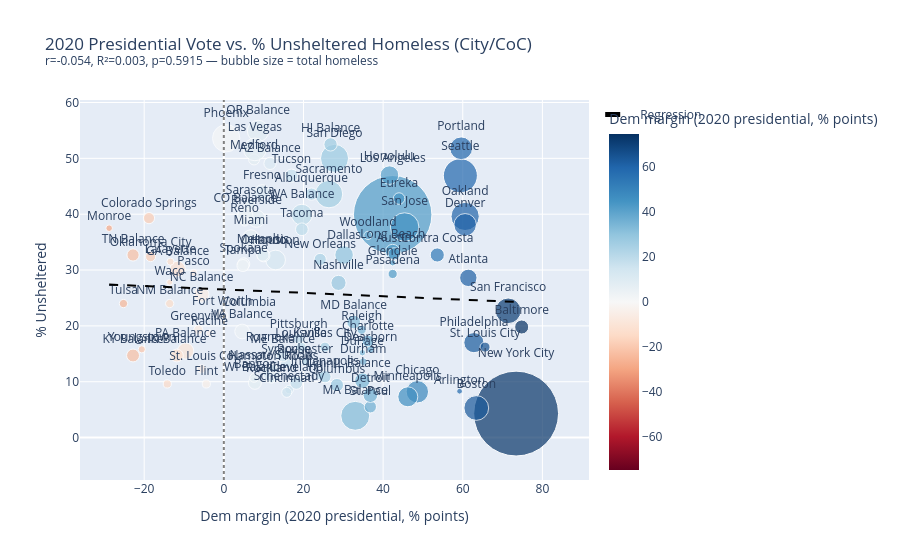

The code cell stored with this chart in its notebook:
### Code cell
# Political lean vs. unsheltered % at city level
slope2, intercept2, r2v, p2, se2 = stats.linregress(df_pol['dem_pres_margin_2020'], df_pol['unsheltered_pct'])
r2_2 = r2v ** 2
print(f'2020 Dem margin vs unsheltered %: r={r2v:.3f}, R²={r2_2:.3f}, p={p2:.4f}')

x_range2 = [df_pol['dem_pres_margin_2020'].min(), df_pol['dem_pres_margin_2020'].max()]
y_range2 = [slope2 * x + intercept2 for x in x_range2]

fig_pol2 = px.scatter(
    df_pol, x='dem_pres_margin_2020', y='unsheltered_pct',
    text='city_name',
    color='dem_pres_margin_2020',
    color_continuous_scale='RdBu',
    color_continuous_midpoint=0,
    size='total_homeless',
    hover_name='coc_name',
    title=f'2020 Presidential Vote vs. % Unsheltered Homeless (City/CoC)<br>'
          f'<sup>r={r2v:.3f}, R²={r2_2:.3f}, p={p2:.4f} — bubble size = total homeless</sup>',
    labels={'dem_pres_margin_2020': 'Dem margin (2020 presidential, % points)', 'unsheltered_pct': '% Unsheltered'},
    size_max=60,
)
fig_pol2.add_trace(go.Scatter(x=x_range2, y=y_range2, mode='lines', name='Regression',
    line=dict(color='black', dash='dash')))
fig_pol2.update_traces(textposition='top center', selector=dict(mode='markers+text'))
fig_pol2.add_vline(x=0, line_dash='dot', line_color='grey')
fig_pol2.show()

### Figure 1 — Plotly figure (JSON) as saved in the notebook; plotly's stock layout.template omitted (floating-point values rounded to 4 significant figures)
{"data": [{"hovertemplate": "<b>%{hovertext}</b><br><br>Dem margin (2020 presidential, % points)=%{marker.color}<br>% Unsheltered=%{y}<br>total_homeless=%{marker.size}<br>city_name=%{text}<extra></extra>", "hovertext": ["Los Angeles City & County CoC", "San Diego City & County CoC", "Sacramento City & County CoC", "Oakland, Berkeley/Alameda County CoC", "San Francisco CoC", "Fresno City & County CoC", "Pasadena CoC", "Humboldt County CoC", "Contra Costa County CoC", "Yolo County CoC", "Long Beach CoC", "Glendale CoC", "San Jose/Santa Clara City & County CoC", "Riverside City & County CoC", "New York City CoC", "Syracuse, Auburn/Onondaga, Oswego Counties CoC", "Nassau, Suffolk Counties CoC", "Rockland County CoC", "Schenectady City & County CoC", "Seattle/King County CoC", "Washington Balance of State CoC", "Spokane City & County CoC", "Tacoma/Lakewood/Pierce County CoC", "Portland/Multnomah County CoC", "Oregon Balance of State CoC", "Medford/Ashland/Jackson County CoC", "Houston/Harris County CoC", "Dallas City & County CoC", "Fort Worth/Arlington/Tarrant County CoC", "Austin/Travis County CoC", "Waco/McLennan County CoC", "Sarasota/Bradenton/Manatee, Sarasota Counties CoC", "Tampa/Hillsborough County CoC", "Orlando/Orange, Osceola, Seminole Counties CoC", "Pasco County CoC", "Miami/Dade County CoC", "Metropolitan Denver CoC", "Colorado Balance of State CoC", "Colorado Springs/El Paso County CoC", "Boston CoC", "Massachusetts Balance of State CoC", "Lynn CoC", "Phoenix/Mesa/Maricopa County CoC", "Arizona Balance of State CoC", "Tucson/Pima County CoC", "Chicago CoC", "Illinois Balance of State CoC", "DuPage County CoC", "Minneapolis/Hennepin County CoC", "Saint Paul/Ramsey County CoC", "Rochester/Southeast Minnesota CoC", "Philadelphia CoC", "Pittsburgh/Allegheny County CoC", "Pennsylvania Balance of State CoC", "Atlanta CoC", "Georgia Balance of State CoC", "Las Vegas/Clark County CoC", "Reno/Sparks/Washoe County CoC", "Detroit CoC", "Dearborn/Dearborn Heights/Westland/Wayne County CoC", "Flint/Genesee County CoC", "Cincinnati/Hamilton County CoC", "Toledo/Lucas County CoC", "Columbus/Franklin County CoC", "Youngstown/Mahoning County CoC", "Cleveland/Cuyahoga County CoC", "Baltimore CoC", "Maryland Balance of State CoC", "Roanoke City & County/Salem CoC", "Newport News/Hampton/Virginia Beach CoC", "Arlington County CoC", "Virginia Balance of State CoC", "Raleigh/Wake County CoC", "Charlotte/Mecklenburg County CoC", "Durham County CoC", "North Carolina Balance of State CoC", "Hawaii Balance of State CoC", "Honolulu CoC", "Indianapolis CoC", "Indiana Balance of State CoC", "Nashville/Davidson County CoC", "Memphis/Shelby County CoC", "Tennessee Balance of State CoC", "St. Louis City CoC", "St. Louis County CoC", "Kansas City CoC", "Lafayette/Acadiana CoC", "New Orleans/Jefferson Parish CoC", "Monroe/Northeast Louisiana CoC", "Wisconsin Balance of State CoC", "Racine City & County CoC", "Albuquerque CoC", "New Mexico Balance of State CoC", "Oklahoma City CoC", "Tulsa City & County CoC", "Louisville/Jefferson County CoC", "Kentucky Balance of State CoC", "Columbia/Midlands CoC", "Greenville/Anderson/Spartanburg CoC", "Maine Balance of State CoC", "Bangor/Penobscot County CoC"], "legendgroup": "", "marker": {"color": [42.4, 27.8, 26.4, 60.6, 71.4, 9.6, 42.4, 44.0, 53.6, 36.2, 42.4, 42.4, 45.4, 8.2, 73.4, 15.6, 12.0, 12.0, 16.4, 59.4, 19.6, 5.0, 19.6, 59.6, 8.6, 7.6, 13.0, 30.2, -0.4, 42.8, -13.6, 6.6, 4.8, 10.0, -7.6, 6.8, 60.6, 5.4, -18.8, 63.4, 33.0, 24.2, 0.6, 11.6, 17.0, 48.6, 34.8, 34.8, 46.2, 36.8, 20.4, 62.8, 18.8, -9.6, 61.4, -11.6, 7.8, 5.2, 36.8, 36.8, -4.4, 15.8, -14.2, 28.4, -20.6, 18.2, 74.8, 32.6, 11.6, 12.4, 59.2, 4.6, 34.6, 36.2, 35.0, -5.6, 26.8, 41.6, 25.4, -11.8, 28.8, 9.8, -22.8, 65.6, -5.6, 25.4, -13.4, 24.2, -28.8, 7.8, -3.6, 22.0, -13.6, -18.4, -25.2, 19.4, -22.8, 6.4, -6.4, 14.8, 7.6], "coloraxis": "coloraxis", "size": [75312, 9626, 9278, 9747, 8035, 2894, 1038, 1634, 2444, 837, 2600, 486, 9974, 3673, 88025, 1423, 3655, 522, 912, 14190, 5384, 1791, 1968, 6297, 5624, 1463, 4741, 4210, 1578, 1840, 432, 1258, 1782, 1980, 584, 3472, 6198, 2874, 1538, 7498, 10234, 712, 9129, 1834, 2134, 6139, 2934, 512, 4892, 1834, 734, 4978, 1378, 3234, 3689, 2912, 6263, 1034, 2634, 634, 812, 1234, 812, 2134, 634, 2034, 2412, 2312, 634, 812, 412, 2634, 1034, 1734, 734, 2734, 2178, 4212, 1834, 2034, 2812, 1834, 1834, 1234, 812, 1234, 634, 1812, 534, 2034, 534, 1834, 834, 1234, 834, 1234, 2034, 812, 1034, 2034, 934], "sizemode": "area", "sizeref": 24.45, "symbol": "circle"}, "mode": "markers+text", "name": "", "orientation": "v", "showlegend": false, "text": ["Los Angeles", "San Diego", "Sacramento", "Oakland", "San Francisco", "Fresno", "Pasadena", "Eureka", "Contra Costa", "Woodland", "Long Beach", "Glendale", "San Jose", "Riverside", "New York City", "Syracuse", "Nassau/Suffolk", "Rockland", "Schenectady", "Seattle", "WA Balance", "Spokane", "Tacoma", "Portland", "OR Balance", "Medford", "Houston", "Dallas", "Fort Worth", "Austin", "Waco", "Sarasota", "Tampa", "Orlando", "Pasco", "Miami", "Denver", "CO Balance", "Colorado Springs", "Boston", "MA Balance", "Lynn", "Phoenix", "AZ Balance", "Tucson", "Chicago", "IL Balance", "DuPage", "Minneapolis", "St. Paul", "Rochester", "Philadelphia", "Pittsburgh", "PA Balance", "Atlanta", "GA Balance", "Las Vegas", "Reno", "Detroit", "Dearborn", "Flint", "Cincinnati", "Toledo", "Columbus", "Youngstown", "Cleveland", "Baltimore", "MD Balance", "Roanoke", "Hampton Roads", "Arlington", "VA Balance", "Raleigh", "Charlotte", "Durham", "NC Balance", "HI Balance", "Honolulu", "Indianapolis", "IN Balance", "Nashville", "Memphis", "TN Balance", "St. Louis City", "St. Louis Co", "Kansas City", "Lafayette", "New Orleans", "Monroe", "WI Balance", "Racine", "Albuquerque", "NM Balance", "Oklahoma City", "Tulsa", "Louisville", "KY Balance", "Columbia", "Greenville", "ME Balance", "Bangor"], "textposition": "top center", "type": "scatter", "x": [42.4, 27.8, 26.4, 60.6, 71.4, 9.6, 42.4, 44.0, 53.6, 36.2, 42.4, 42.4, 45.4, 8.2, 73.4, 15.6, 12.0, 12.0, 16.4, 59.4, 19.6, 5.0, 19.6, 59.6, 8.6, 7.6, 13.0, 30.2, -0.4, 42.8, -13.6, 6.6, 4.8, 10.0, -7.6, 6.8, 60.6, 5.4, -18.8, 63.4, 33.0, 24.2, 0.6, 11.6, 17.0, 48.6, 34.8, 34.8, 46.2, 36.8, 20.4, 62.8, 18.8, -9.6, 61.4, -11.6, 7.8, 5.2, 36.8, 36.8, -4.4, 15.8, -14.2, 28.4, -20.6, 18.2, 74.8, 32.6, 11.6, 12.4, 59.2, 4.6, 34.6, 36.2, 35.0, -5.6, 26.8, 41.6, 25.4, -11.8, 28.8, 9.8, -22.8, 65.6, -5.6, 25.4, -13.4, 24.2, -28.8, 7.8, -3.6, 22.0, -13.6, -18.4, -25.2, 19.4, -22.8, 6.4, -6.4, 14.8, 7.6], "xaxis": "x", "y": [39.9, 50.0, 43.6, 39.6, 22.7, 43.9, 29.3, 42.8, 32.7, 36.2, 33.3, 31.3, 37.7, 39.2, 4.3, 13.3, 11.5, 10.3, 8.6, 46.9, 39.9, 31.1, 37.3, 51.8, 54.9, 49.8, 31.8, 32.7, 21.8, 32.9, 27.8, 41.7, 30.8, 32.6, 29.5, 35.7, 38.1, 39.7, 39.3, 5.3, 3.9, 11.0, 53.6, 49.1, 46.9, 8.2, 10.2, 15.2, 7.3, 5.5, 13.6, 17.0, 17.7, 15.5, 28.6, 30.2, 51.6, 38.7, 7.6, 15.8, 9.6, 8.1, 9.6, 9.4, 15.8, 9.8, 19.8, 20.7, 15.8, 12.3, 8.3, 19.0, 19.3, 17.3, 13.6, 25.6, 52.5, 47.0, 10.9, 14.7, 27.7, 32.7, 32.7, 16.2, 12.3, 16.2, 31.5, 31.9, 37.5, 9.8, 18.7, 43.6, 24.0, 32.4, 24.0, 16.2, 14.7, 21.9, 19.3, 14.7, 10.7], "yaxis": "y"}, {"line": {"color": "black", "dash": "dash"}, "mode": "lines", "name": "Regression", "type": "scatter", "x": [-28.8, 74.8], "y": [27.4, 24.25]}], "layout": {"coloraxis": {"cmid": 0, "colorbar": {"title": {"text": "Dem margin (2020 presidential, % points)"}}, "colorscale": [[0.0, "rgb(103,0,31)"], [0.1, "rgb(178,24,43)"], [0.2, "rgb(214,96,77)"], [0.3, "rgb(244,165,130)"], [0.4, "rgb(253,219,199)"], [0.5, "rgb(247,247,247)"], [0.6, "rgb(209,229,240)"], [0.7, "rgb(146,197,222)"], [0.8, "rgb(67,147,195)"], [0.9, "rgb(33,102,172)"], [1.0, "rgb(5,48,97)"]]}, "legend": {"itemsizing": "constant", "tracegroupgap": 0}, "shapes": [{"line": {"color": "grey", "dash": "dot"}, "type": "line", "x0": 0, "x1": 0, "xref": "x", "y0": 0, "y1": 1, "yref": "y domain"}], "title": {"text": "2020 Presidential Vote vs. % Unsheltered Homeless (City/CoC)<br><sup>r=-0.054, R²=0.003, p=0.5915 — bubble size = total homeless</sup>"}, "xaxis": {"anchor": "y", "domain": [0.0, 1.0], "title": {"text": "Dem margin (2020 presidential, % points)"}}, "yaxis": {"anchor": "x", "domain": [0.0, 1.0], "title": {"text": "% Unsheltered"}}}}
